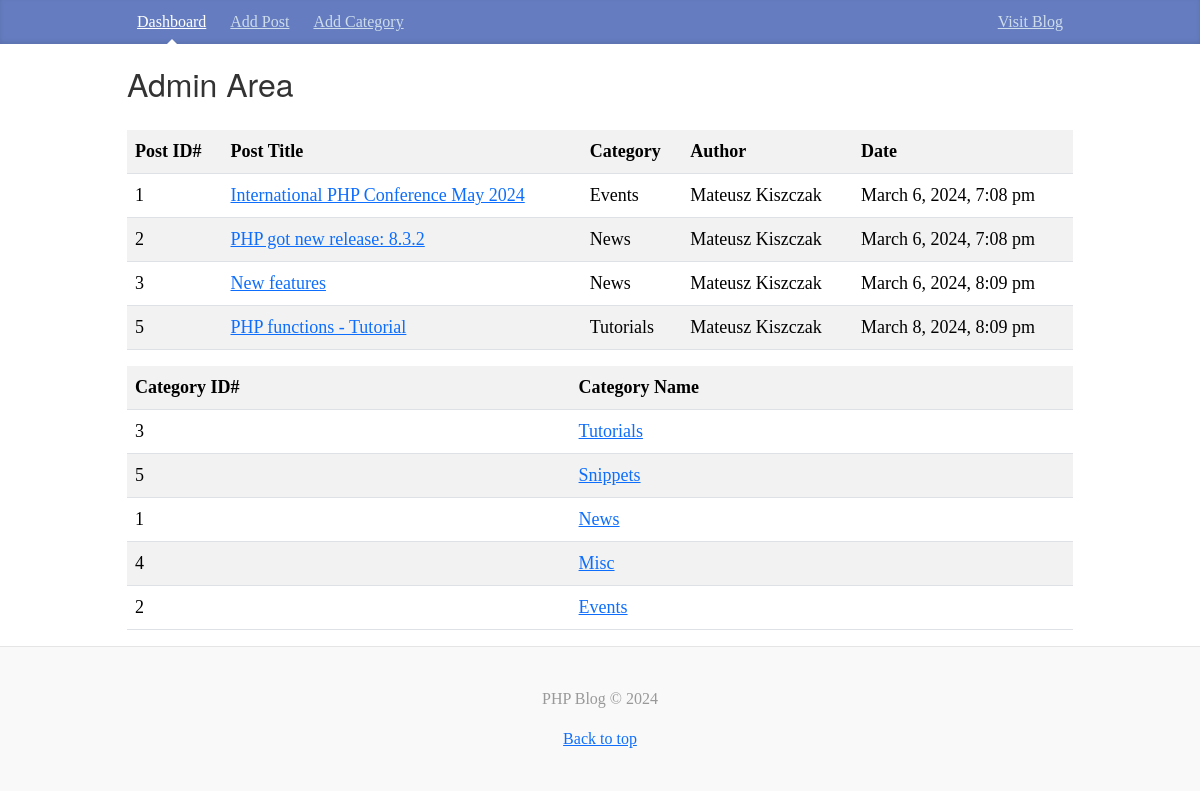
The app's page /admin/index.php with its own data.
### tables this page shows
CREATE TABLE `posts` (
  `id` int(11) NOT NULL,
  `category` int(11) NOT NULL,
  `title` varchar(255) NOT NULL,
  `body` text NOT NULL,
  `author` varchar(255) NOT NULL,
  `tags` varchar(255) NOT NULL,
  `date` timestamp NOT NULL DEFAULT current_timestamp()
);

CREATE TABLE `categories` (
  `id` int(11) NOT NULL,
  `name` varchar(255) NOT NULL
);

### libraries/Database.php (called while the page is built, shortened)
<?php
class Database {
  public $host = DB_HOST;
  public $username = DB_USER;
  public $password = DB_PASS;
  public $db_name = DB_NAME;
  public $link;
   private function connect() {
    $this->link = new mysqli($this->host, $this->username, $this->password, $this->db_name);
   }
  public function select($query) {
    $result = $this->link->query($query) or die($this->link->error.__LINE__);
    if ($result->num_rows > 0) {
      return $result;
    } else {
      return false;
    }
  }
}

### helpers/format_helper.php (called while the page is built, shortened)
<?php
function formatDate($date) {
  return date('F j, Y, g:i a', strtotime($date));
}

### admin/index.php (the view)
<?php include 'includes/header.php' ?>
<?php
  $db = new Database;
  $query = "SELECT posts.*, categories.name FROM posts
            INNER JOIN categories
            ON posts.category = categories.id
            ORDER BY id";
  $posts = $db->select($query);
  $query = "SELECT * FROM categories
            ORDER BY name DESC";
  $categories = $db->select($query);
?>
<table class="table table-striped">
  <tr>
    <th>Post ID#</th>
    <th>Post Title</th>
    <th>Category</th>
    <th>Author</th>
    <th>Date</th>
  </tr>
  <?php while($row = $posts->fetch_assoc()) : ?>
    <tr>
      <td><?php echo $row['id']; ?></td>
      <td><a href="edit_post.php?id=<?php echo $row['id']; ?>"><?php echo $row['title']; ?></a></td>
      <td><?php echo $row['name']; ?></td>
      <td><?php echo $row['author']; ?></td>
      <td><?php echo formatDate($row['date']); ?></td>
    </tr>
  <?php endwhile ?>
</table>
<table class="table table-striped">
  <tr>
    <th>Category ID#</th>
    <th>Category Name</th>
  </tr>
  <?php while($row = $categories->fetch_assoc()) : ?>
    <tr>
      <td><?php echo $row['id']; ?></td>
      <td><a href="edit_category.php?id=<?php echo $row['id']; ?>"><?php echo $row['name']; ?></a></td>
    </tr>
  <?php endwhile ?>
</table>
<?php include 'includes/footer.php' ?>

### style/custom.css (style rules this page uses)
body { font-family: Georgia, "Times New Roman", Times, serif; color: #555; }

### records on screen
posts: id "1", title "International PHP Conference May 2024", categories.name "Events", author "Mateusz Kiszczak", date "March 6, 2024, 7:08 pm"
posts: id "2", title "PHP got new release: 8.3.2", categories.name "News", author "Mateusz Kiszczak", date "March 6, 2024, 7:08 pm"
posts: id "3", title "New features", categories.name "News", author "Mateusz Kiszczak", date "March 6, 2024, 8:09 pm"
posts: id "5", title "PHP functions - Tutorial", categories.name "Tutorials", author "Mateusz Kiszczak", date "March 8, 2024, 8:09 pm"
categories: id "3", name "Tutorials"
categories: id "5", name "Snippets"
categories: id "1", name "News"
categories: id "4", name "Misc"
categories: id "2", name "Events"
